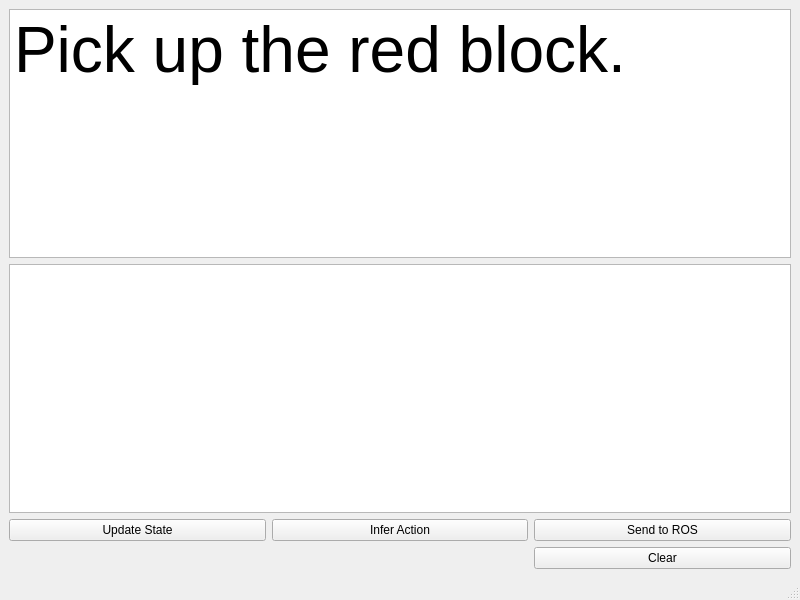
<?xml version="1.0" encoding="UTF-8"?>
<ui version="4.0">
 <class>MainWindow</class>
 <widget class="QMainWindow" name="MainWindow">
  <property name="geometry">
   <rect>
    <x>0</x>
    <y>0</y>
    <width>800</width>
    <height>600</height>
   </rect>
  </property>
  <property name="windowTitle">
   <string>PR2 Commander</string>
  </property>
  <widget class="QWidget" name="centralwidget">
   <layout class="QGridLayout" name="gridLayout">
    <item row="0" column="0" colspan="3">
     <widget class="QPlainTextEdit" name="commandEdit">
      <property name="font">
       <font>
        <pointsize>48</pointsize>
       </font>
      </property>
      <property name="plainText">
       <string>Pick up the red block.</string>
      </property>
     </widget>
    </item>
    <item row="2" column="0">
     <widget class="QPushButton" name="updateStateButton">
      <property name="text">
       <string>Update State</string>
      </property>
     </widget>
    </item>
    <item row="2" column="1">
     <widget class="QPushButton" name="inferActionButton">
      <property name="text">
       <string>Infer Action</string>
      </property>
     </widget>
    </item>
    <item row="2" column="2">
     <widget class="QPushButton" name="sendToRosButton">
      <property name="text">
       <string>Send to ROS</string>
      </property>
     </widget>
    </item>
    <item row="3" column="2">
     <widget class="QPushButton" name="clearStateButton">
      <property name="text">
       <string>Clear</string>
      </property>
     </widget>
    </item>
    <item row="1" column="0" colspan="3">
     <widget class="QPlainTextEdit" name="inferredCommandEdit">
      <property name="font">
       <font>
        <pointsize>48</pointsize>
       </font>
      </property>
      <property name="readOnly">
       <bool>false</bool>
      </property>
      <property name="textInteractionFlags">
       <set>Qt::TextEditorInteraction</set>
      </property>
     </widget>
    </item>
   </layout>
  </widget>
  <widget class="QMenuBar" name="menubar">
   <property name="geometry">
    <rect>
     <x>0</x>
     <y>0</y>
     <width>800</width>
     <height>25</height>
    </rect>
   </property>
  </widget>
  <widget class="QStatusBar" name="statusbar"/>
 </widget>
 <resources/>
 <connections/>
</ui>
